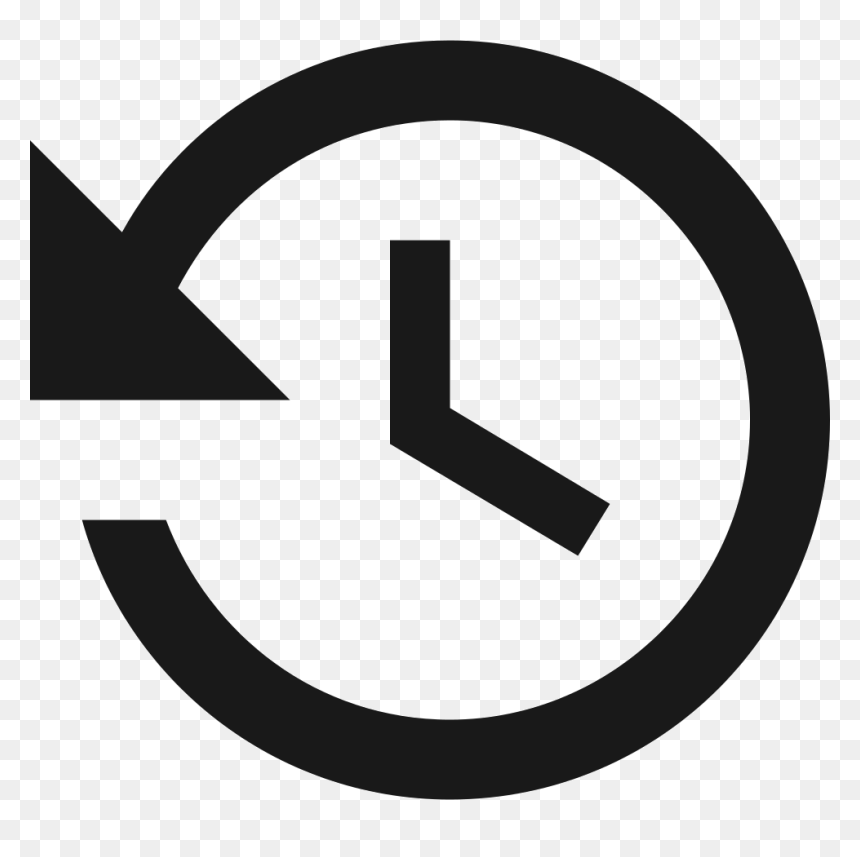
#> input picture Dashboard/assets/history-icon.png, 860 x 857 px
$ python convert_hist_icon.py
#> lines starting #> are read from the running program, lines starting #| are printed output that depends on the picture
import os
from PIL import Image, ImageOps

def convert_icon():
    assets_dir = os.path.dirname(__file__)
    src_path = os.path.join(assets_dir, "history-icon.png")
    dst_path = os.path.join(assets_dir, "icon_hist.png")

    if not os.path.exists(src_path):
        print(f"[ERR] File not found: {src_path}")
        return

    # Load source image
    img = Image.open(src_path)
#> img is the input picture: PIL image 860x857 RGBA; mean R, G, B, A 184.4, 184.4, 184.4, 255

    # Check if the image has real transparency
    has_real_transparency = False
    if img.mode in ('RGBA', 'LA') or (img.mode == 'P' and 'transparency' in img.info):
        alpha = img.convert("RGBA").split()[3]
#> alpha: PIL image 860x857 L; every value is 255
        min_val, max_val = alpha.getextrema()
#> min_val = 255; max_val = 255
        if min_val < 250:
            has_real_transparency = True

    gray_img = img.convert("L")

    if has_real_transparency:
        # Split channels
        r, g, b, alpha = img.convert("RGBA").split()
        # Crop transparent margins
        bbox = alpha.getbbox()
        if bbox:
            alpha = alpha.crop(bbox)
        # Add uniform border spacing
        alpha = ImageOps.expand(alpha, border=4, fill=0)

        # Create a new image colored with theme's TEXT_PRIMARY (22, 22, 41)
        img_png = Image.new("RGBA", alpha.size, (22, 22, 41))
        img_png.putalpha(alpha)
    else:
        # Dark lines on white background (or opaque RGBA)
        inverted = ImageOps.invert(gray_img)
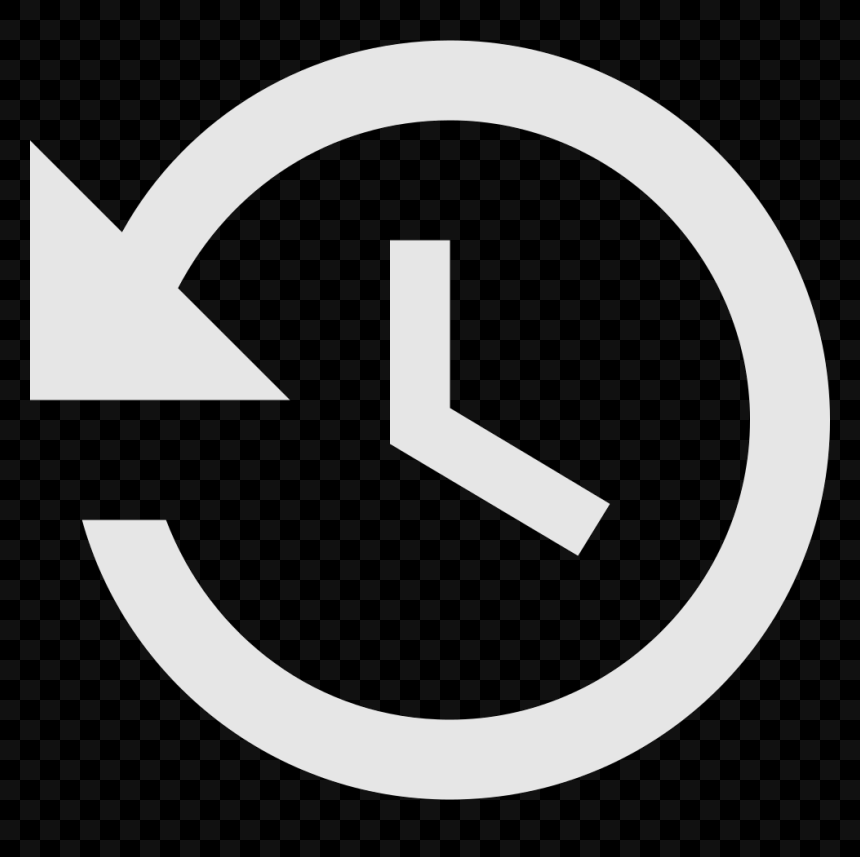
#> inverted: PIL image 860x857 L; min 0, max 230, mean 70.6
        # Crop white margins
        bbox = inverted.getbbox()
#> bbox = (0, 0, 860, 857)
        if bbox:
            inverted = inverted.crop(bbox)
        # Add uniform border spacing
        inverted = ImageOps.expand(inverted, border=4, fill=0)
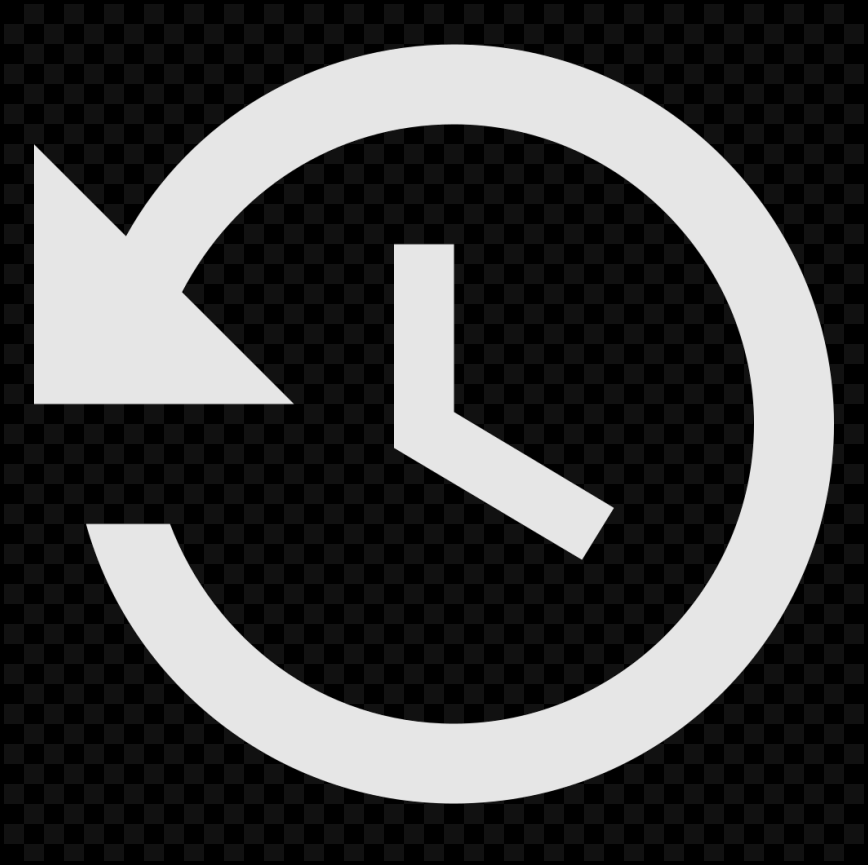
#> inverted: PIL image 868x865 L; min 0, max 230, mean 69.3

        img_png = Image.new("RGBA", inverted.size, (22, 22, 41))
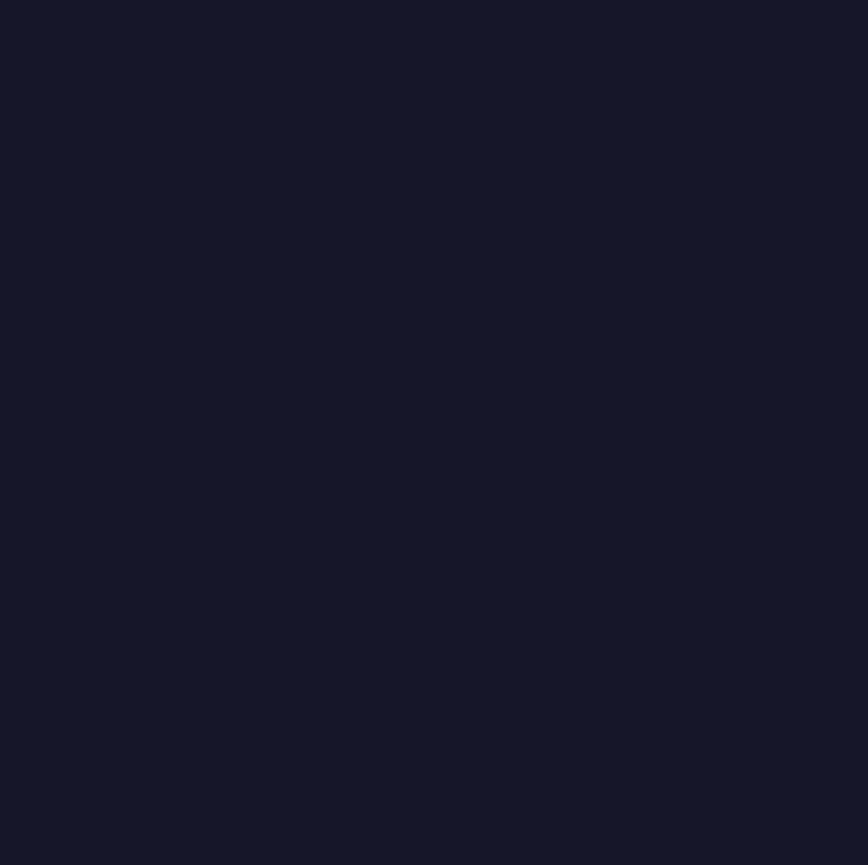
#> img_png: PIL image 868x865 RGBA; mean R, G, B, A 22, 22, 41, 255
        img_png.putalpha(inverted)
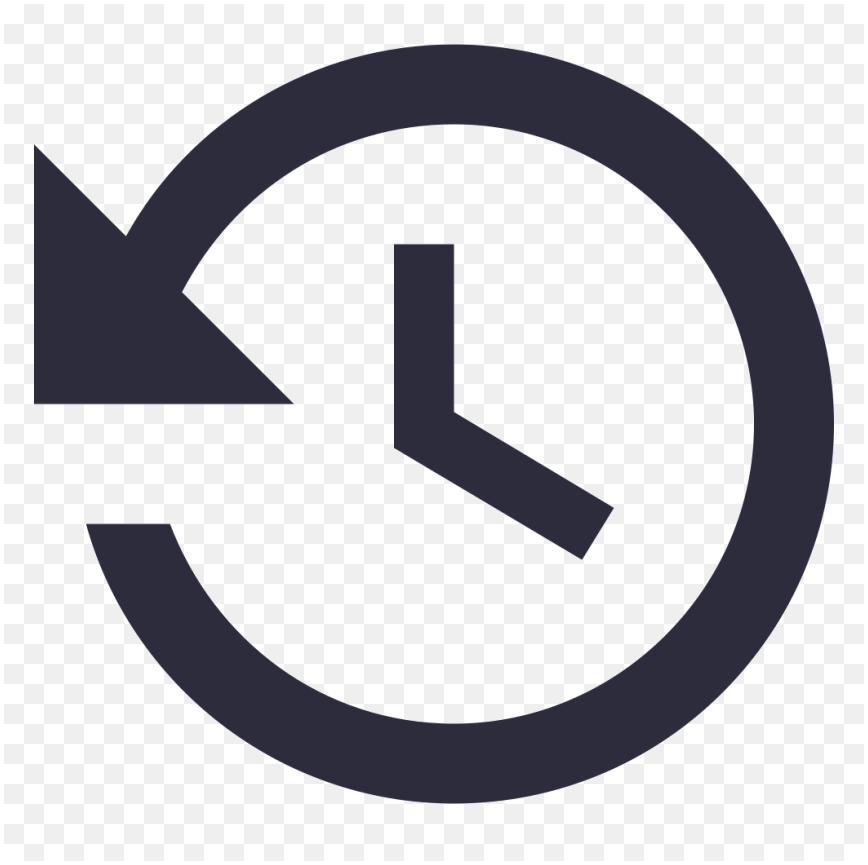
#> img_png: PIL image 868x865 RGBA; mean R, G, B, A 22, 22, 41, 69.3; transparent parts drawn white

    # Save as icon_hist.png
    img_png.save(dst_path, "PNG")
    print(f"[CONV] Successfully updated {dst_path} using {src_path} with transparent alpha channel and crop!")

if __name__ == "__main__":
    convert_icon()
